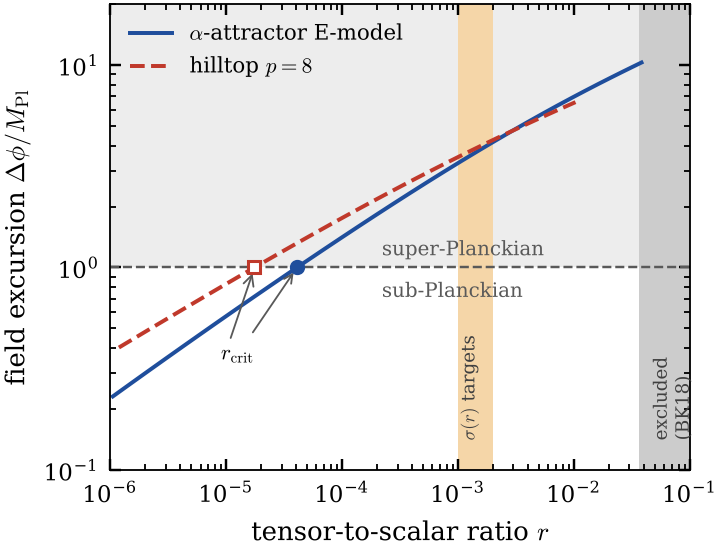

Recreate this plot in Python.
"""Fig. 1: field excursion against r at N = 60, with the current bound and
next-generation sensitivity marked (exact background)."""
import sys, os
HERE = os.path.dirname(os.path.abspath(__file__))
sys.path.insert(0, os.path.join(HERE, '..', 'src')); sys.path.insert(0, HERE)
import numpy as np
import matplotlib.pyplot as plt
from exact_background import emodel_exact, hilltop_exact, alpha_crit_exact, mu_crit_exact
from style import setup, save, COL, COLORS, LABELS, GREY

N_TARGET = 60.0
R_BK18 = 0.036               # BK18 95% upper limit
SIGMA_LO, SIGMA_HI = 1e-3, 2e-3   # round benchmark / LiteBIRD target sigma(r) (68%)
P_HILL = 8

rs, dphis = [], []
for a in np.geomspace(3e-4, 30.0, 34):
    try:
        d = emodel_exact(a, N_TARGET); rs.append(d['r']); dphis.append(d['dphi'])
    except Exception:
        pass
rs_h, dphis_h = [], []
for m in np.geomspace(0.6, 25.0, 34):
    try:
        d = hilltop_exact(m, P_HILL, N_TARGET); rs_h.append(d['r']); dphis_h.append(d['dphi'])
    except Exception:
        pass
r_crit_E = emodel_exact(alpha_crit_exact(N_TARGET), N_TARGET)['r']
r_crit_H = hilltop_exact(mu_crit_exact(P_HILL, N_TARGET, 2.0119), P_HILL, N_TARGET)['r']
print(f"r_crit: E-model {r_crit_E:.4e}, hilltop p={P_HILL} {r_crit_H:.4e}")

setup()
fig, ax = plt.subplots(figsize=(COL, 2.75))
ax.axhspan(1.0, 30.0, color='0.93', zorder=0, lw=0)
ax.axvspan(R_BK18, 1.0, color='0.80', zorder=0, lw=0)
ax.axvspan(SIGMA_LO, SIGMA_HI, color='#f5d6a8', zorder=0, lw=0)
ax.axhline(1.0, color=GREY, ls='--', lw=0.8)
ax.loglog(rs, dphis, color=COLORS["E"], label=LABELS["E"])
ax.loglog(rs_h, dphis_h, color=COLORS["H8"], ls='--', label=LABELS["H8"])
ax.plot(r_crit_E, 1.0, 'o', ms=4, color=COLORS["E"], zorder=5)
ax.plot(r_crit_H, 1.0, 's', ms=4, mfc='white', color=COLORS["H8"], zorder=5)

ax.text(2.2e-4, 1.15, r'super-Planckian', fontsize=6.5, color=GREY)
ax.text(2.2e-4, 0.85, r'sub-Planckian', fontsize=6.5, color=GREY, va='top')
ax.text(0.046, 0.14, 'excluded\n(BK18)', fontsize=6, color='0.25', rotation=90, va='bottom')
ax.text(1.05e-3, 0.14, r'$\sigma(r)$ targets', fontsize=6, color='0.25', rotation=90, va='bottom')
ax.annotate(r'$r_{\rm crit}$', xy=(r_crit_E, 1.0), xytext=(9e-6, 0.35), fontsize=7,
            arrowprops=dict(arrowstyle='->', lw=0.6, color=GREY))
ax.annotate('', xy=(r_crit_H, 1.0), xytext=(1.05e-5, 0.42),
            arrowprops=dict(arrowstyle='->', lw=0.6, color=GREY))

ax.set_xlim(1e-6, 0.1); ax.set_ylim(0.1, 20.0)
ax.set_xlabel(r'tensor-to-scalar ratio $r$')
ax.set_ylabel(r'field excursion $\Delta\phi/M_{\rm Pl}$')
ax.legend(frameon=False, loc='upper left')
save(fig, os.path.join(HERE, 'fig1_r_vs_dphi.pdf'))
